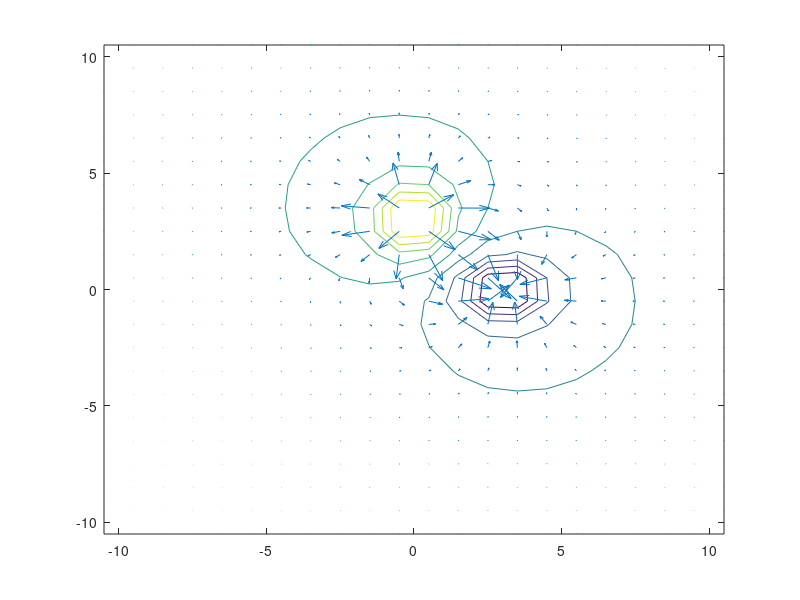

This figure's MATLAB source:

%edit your ranges to display here.  important to not include the actual
%location of your object in this grid of points or it will give you
%infinities

[px,py]=meshgrid(-10.5:1:10.5,-10.5:1:10.5);
[xlim,ylim] = size(px);
V = zeros(xlim, ylim);

for i=1:xlim
    for j=1:ylim
%this is the equation and integral with ranges for a specific object:  you
%should be able to figure out what this is and edit appropriately to get
%what you want
dVx = @(x)  -1./sqrt((px(i,j)-x).^2 + py(i,j).^2);
dVy = @(y)  1./sqrt((px(i,j)).^2 + (py(i,j)-y).^2);
V(i,j) = integral(dVx,2,4) + integral(dVy,2,4);
    end
end

hold off
contour(px,py,V)
[Ex,Ey] = gradient(V);
hold on
quiver(px,py,-Ex,-Ey)
